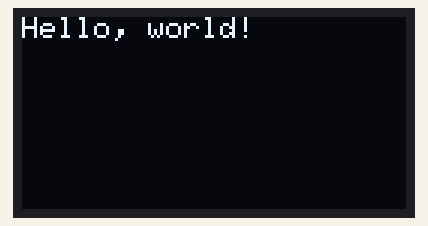
Recording of a program running on a simulated ESP32. On the bench: 128×64 one-colour display.

Above: at 1.1 s.
At 6.92 s:
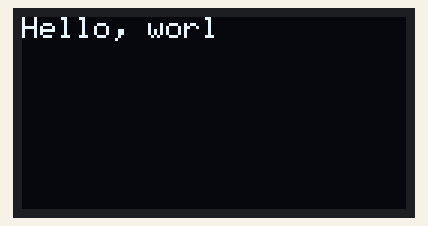
At 12.29 s:
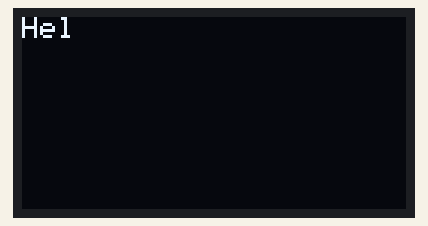
At 18.73 s:
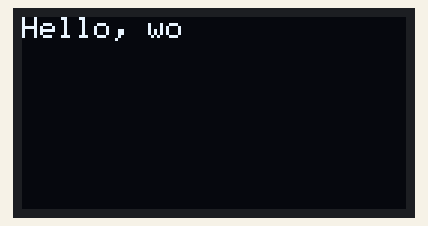
At 36.49 s:
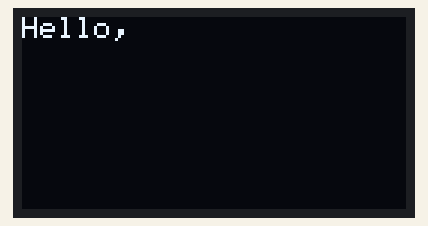

Measured:
- what the display in image 0 shows lasts 5.1 s, from 1.0 s to 6.1 s

The program:

main.cpp
```cpp
#include "oled.h"
#include <Arduino.h>
#include <Adafruit_GFX.h>
#include <Adafruit_SSD1306.h>
#include <Wire.h>
#include <string>

Adafruit_SSD1306* display;

void setup() {
    display = new Adafruit_SSD1306(SCREEN_WIDTH, SCREEN_HEIGHT, &Wire, OLED_RESET);
    display->begin(SSD1306_SWITCHCAPVCC, I2C_ADDR);
    reset_display(display);
}

void loop() {
    std::string text = "Hello, world!";
    for(char& c : text) {
        delay(DELAY_BETWEEN_CHAR);
        display->print(c);
        display->display();
    }
    delay(DELAY_BEFORE_ERASE);
    reset_display(display);
}
```

oled.h
```cpp
//
// Created by tconto on 7/19/24.
//

#ifndef OLED_H
#define OLED_H

#include <Adafruit_GFX.h>
#include <Adafruit_SSD1306.h>

#define I2C_ADDR 0x3C

#define OLED_RESET 4

#define SCREEN_WIDTH 128
#define SCREEN_HEIGHT 64

#define TEXT_SIZE 1
#define TEXT_COLOR WHITE
#define CURSOR_POS 0,0

#define DELAY_BETWEEN_CHAR 50
#define DELAY_BEFORE_ERASE 5000

void reset_display(Adafruit_SSD1306* display);

#endif //OLED_H
```

oled.cpp
```cpp
//
// Created by tconto on 7/19/24.
//
#include "oled.h"
#include <Adafruit_SSD1306.h>

void reset_display(Adafruit_SSD1306* display) {
    display->clearDisplay();
    display->setTextColor(TEXT_COLOR);
    display->setTextSize(TEXT_SIZE);
    display->setCursor(CURSOR_POS);
}
```
